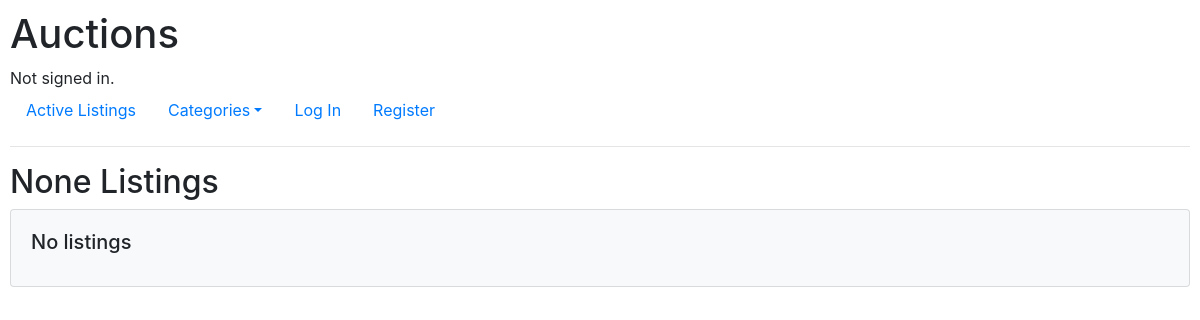
/category/3, run on an earlier commit of the app's database.
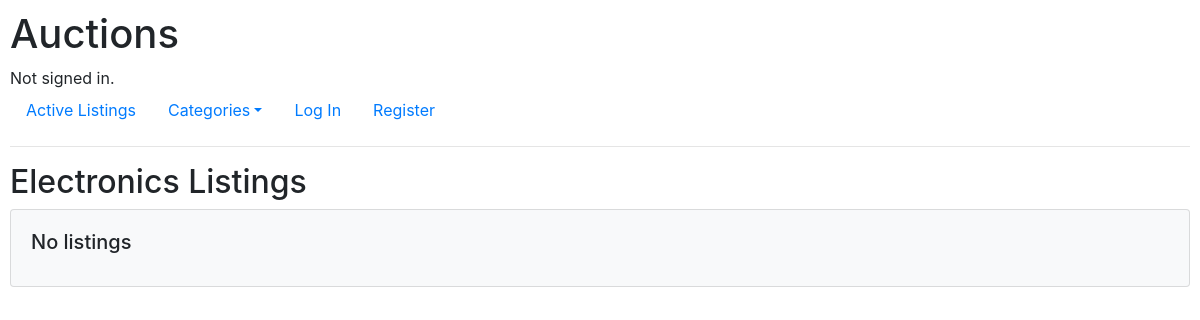
And on a later commit of the database.
### auctions/models.py (models this page shows)
class Category(models.Model):
    name = models.CharField(max_length=64)
    def __str__(self):
        return f"{self.name}"

### auctions/views.py (the view)
# urls.py: path("category/<int:category_id>", views.category, name="category"),
def category(request, category_id):
    user_object = User.objects.filter(id=request.user.id).first()
    def view_listing(item):
        rv = {**item.__dict__}
        rv['condition'] = Condition.objects.get(id=rv['condition_id'])
        rv['category'] = Category.objects.get(id=rv['category_id'])
        rv['owner'] = User.objects.get(id=rv['owner_id'])
        try:
            user_object.watchlist.get(item=item)
        except AttributeError:
            watching = False
        except Watch.DoesNotExist:
            rv["watching"] = False
        else:
            rv["watching"] = True
        return rv
    view_listings = [view_listing(item) for item in Listing.objects.filter(sold=False, category=category_id)]
    return render(request, "auctions/category.html", {
        "listings": view_listings,
        "this_category": Category.objects.filter(id=category_id).first(),
        "categories": Category.objects.all()
    })

### auctions/templates/auctions/category.html
{% extends "auctions/layout.html" %}
{% block body %}
    <h2>{{ this_category }} Listings</h2>
    {% for listing in listings %}
    <div class="card mb-3 bg-light" >
        <div class="row no-gutters">
            <div class="col-md-4">
                <img src="{{ listing.image }}" class="card-img" alt="">
            </div>
            <div class="col-md-8">
                <div class="card-body">
                    <a href="{% url 'listing' listing.id %}"><h5 class="card-title">{{ listing.title }}</h5></a>
                    <h6 class="card-subtitle my-2 text-muted">{{ listing.condition }}</h6>
                    {% if listing.owner_id == request.user.id %}
                        <span class="badge badge-warning">My Listing</span>
                    {% elif listing.watching %}
                    <span class="badge badge-primary">Watchlist
                        <form method="POST" style="display: inline; border:none;" action="{% url 'watch' listing.id %}">
                            {% csrf_token %}
                            <input type="hidden" name="next" value="{{ request.path }}">
                            <input type="submit" value="X">
                        </form>
                    </span>
                    {% else %}
                    <span class="badge badge-secondary">Watch
                        <form method="POST" style="display: inline; border:none;" action="{% url 'watch' listing.id %}">
                            {% csrf_token %}
                            <input type="hidden" name="next" value="{{ request.path }}">
                            <input type="submit" value="+">
                        </form>
                    </span>
                    {% endif %}
                    <p class="card-text">{{ listing.description }}</p>
                    <h5 class="card-text"><strong>£{{ listing.starting_bid }}</strong></h5>
                    <p class="card-subtitle mb-2 text-muted">2 Bids</p>
                    <a href="{% url 'listing' listing.id %}" class="btn btn-primary">Bid</a>
                    <a href="#" class="btn btn-secondary">Watch</a>
                </div>
            </div>
        </div>
    </div>
    {% empty %}
    <div class="card mb-3 bg-light" >
        <div class="row no-gutters">
            <div class="col-md-8">
                <div class="card-body">
                    <h5 class="card-title">No listings</h5>
                </div>
            </div>
        </div>
    </div>
    {% endfor %}
{% endblock %}

What changed in the data, as far as the page shows it:
added Category: name "Electronics"
Also different on the page:
{{ this_category }}: "None" → (not shown)
